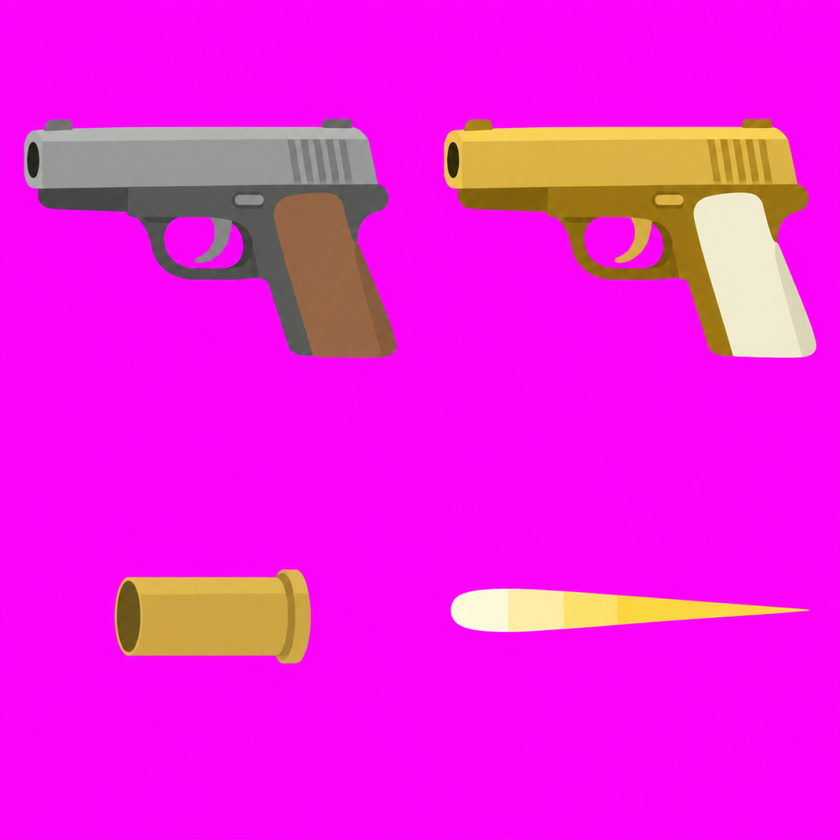
#> input picture UnityResources/Rats/UltGuns/Sheets/ult_guns.png, 840 x 840 px, shrunk from 1024 x 1024 before the run
$ python slice_ultguns.py
#> lines starting #> are read from the running program, lines starting #| are printed output that depends on the picture; after the words box and inside, x2 and y2 are one past the last pixel; in counts of white or black regions, pixels touching at a corner belong together
### Tools/slice_rat_parts.py
"""Codex 쥐 파츠 시트(자홍 배경, 5열: 머리·몸통·꼬리·앞다리·뒷다리 / 한 줄 = 한 종) → 파츠 PNG + pivots.json 갱신
사용: python Tools/slice_rat_parts.py <시트.png> <행수> <종id,종id,...|-> [--props 행번호 이름,이름,...]
  종 id 가 '-' 인 행은 건너뜀. --props 는 그 행을 소품으로 잘라 UnityResources/Rats/NewRats/Props/ 에 저장
관절: 다리 = 윗면 가운데, 꼬리 = 왼쪽 끝, 머리 = 아래쪽 목 단면 가운데, 몸통 부착점 = 기존 쥐들 중앙값.
다리 배율: 앞발·뒷발 발끝이 같은 바닥선에 닿게 (앞발 1 기준)."""
import io, json, os, sys
import numpy as np
from PIL import Image
sys.path.insert(0, os.path.dirname(os.path.abspath(__file__)))

ROOT = os.path.dirname(os.path.dirname(os.path.abspath(__file__)))
RES = os.path.join(ROOT, 'UnityResources', 'Rats')
PARTS = ['head', 'torso', 'tail', 'front', 'back']
ANCHOR = {'neck': [0.069, 0.395], 'tail': [0.944, 0.531], 'shoulder': [0.238, 0.448], 'hip': [0.736, 0.325]}   # 기존 쥐 중앙값


def key_magenta(im):
    a = np.array(im.convert('RGB')).astype(np.int32)
    r, g, b = a[..., 0], a[..., 1], a[..., 2]
    # 자홍(255,0,255)에서 멀수록 불투명. 가장자리는 부드럽게
    dist = np.sqrt((r - 255) ** 2 + g ** 2 + (b - 255) ** 2)
    alpha = np.clip((dist - 60) / 60, 0, 1)
    # 자홍이 섞인 가장자리 색 되돌리기 (탈색)
    k = 1 - alpha
    rgb = a.astype(np.float32)
    rgb[..., 0] = np.clip((rgb[..., 0] - 255 * k) / np.maximum(alpha, 1e-3), 0, 255)
    rgb[..., 2] = np.clip((rgb[..., 2] - 255 * k) / np.maximum(alpha, 1e-3), 0, 255)
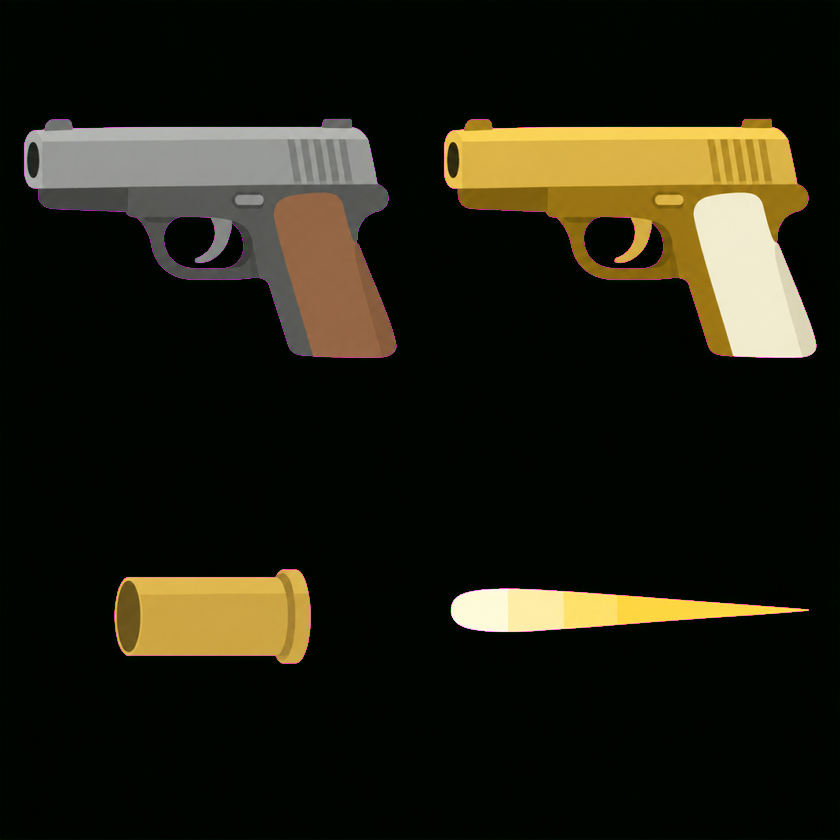
#> rgb: shape (840, 840, 3) float32; mean R, G, B 31.3, 29.9, 17.5
    out = np.dstack([rgb, alpha * 255]).astype(np.uint8)
    out[alpha <= 0.02] = 0
    return Image.fromarray(out, 'RGBA')


def crop(cell, pad=4):
    a = np.array(cell.getchannel('A')) > 20
    ys, xs = np.where(a)
    if len(xs) == 0: return None
    x0, x1, y0, y1 = max(0, xs.min() - pad), min(cell.width, xs.max() + 1 + pad), max(0, ys.min() - pad), min(cell.height, ys.max() + 1 + pad)
    return cell.crop((x0, y0, x1, y1))


# [80 lines left out: functions leg_pivot, tail_pivot, head_pivot, main, not called in this run]


# [2 lines that do not run on import are left out]

### UnityResources/Rats/UltGuns/Sheets/slice_ultguns.py
# 자홍 2×2 시트 → 칸마다 가장 큰 연결 영역만 남겨 자르기 (Tools/slice_rat_parts.key_magenta)
import os, sys, shutil
import numpy as np
from PIL import Image
from scipy import ndimage
sys.path.insert(0, r'C:\Project\NKK_PROJECT\Tools')
from slice_rat_parts import key_magenta, crop

here = os.path.dirname(os.path.abspath(__file__))
out = os.path.dirname(here)
unity = r'C:\Project\NKK_PROJECT\Unity_Making\NKK_Project\Assets\Art\Rats\UltProps'
names = ['ult_pistol', 'ult_pistol_gold', 'ult_shell', 'ult_tracer']
im = key_magenta(Image.open(os.path.join(here, 'ult_guns.png')))
cw, ch = im.width // 2, im.height // 2
#> cw = 420; ch = 420
parts = []
for i, n in enumerate(names):
    cell = im.crop(((i % 2) * cw, (i // 2) * ch, (i % 2 + 1) * cw, (i // 2 + 1) * ch))
    a = np.array(cell)
    lab, k = ndimage.label(a[..., 3] > 20)
    if k > 1:
        sizes = ndimage.sum(np.ones_like(lab), lab, range(1, k + 1))
        keep = 1 + int(np.argmax(sizes))
        a[lab != keep] = 0
        a[(lab == 0) & (a[..., 3] > 0)] = a[(lab == 0) & (a[..., 3] > 0)]
    c = crop(Image.fromarray(a, 'RGBA'))
    p = os.path.join(out, n + '.png'); c.save(p); shutil.copy(p, os.path.join(unity, n + '.png'))
    parts.append(c); print(n, c.size)
#> this loop made 4 passes
#| ult_pistol (381, 247)
#| ult_pistol_gold (381, 248)
#| ult_shell (205, 103)
#| ult_tracer (366, 52)
#> pass 1, `lab, k = ndimage.label(a[..., 3] > 20)`:
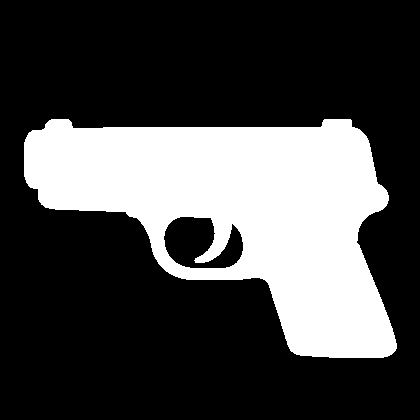
#> lab: shape (420, 420) int32; values 0 (black) and 1 (white), 28.2% white; 1 white region, box (x1, y1, x2, y2) and area: (24, 119, 397, 358) 49765
#> pass 1, `c = crop(Image.fromarray(a, 'RGBA'))`:
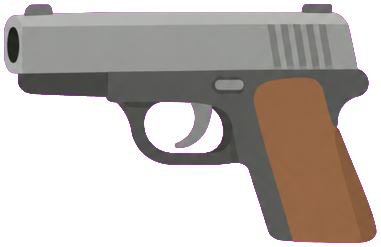
#> c: PIL image 381x247 RGBA; mean R, G, B, A 69.2, 62.3, 57.8, 134.4; transparent parts drawn white
#> after the loop:
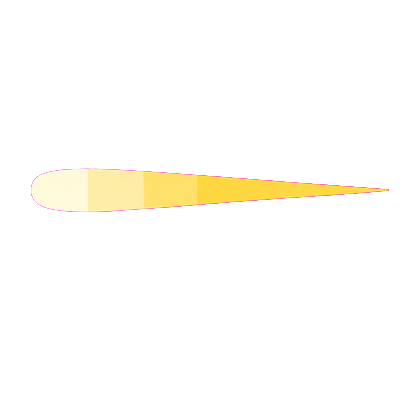
#> a: shape (420, 420, 4); mean R, G, B, A 13.6, 12, 7.4, 13.5; transparent parts drawn white
#> after the loop:
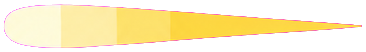
#> c: PIL image 366x52 RGBA; mean R, G, B, A 125.9, 111.3, 68.3, 125.4; transparent parts drawn white
#> after the loop, parts = 4 items
# 미리보기
W = sum(c.width for c in parts) + 20 * (len(parts) + 1); H = max(c.height for c in parts) + 40
#> after `W = sum((c.width for c in parts)) + 20 * (len(parts) + 1)`: W = 1433
#> after `H = max((c.height for c in parts)) + 40`: H = 288
pv = Image.new('RGBA', (W, H), (200, 196, 186, 255)); x = 20
#> after `pv = Image.new('RGBA', (W, H), (200, 196, 186, 255))`:
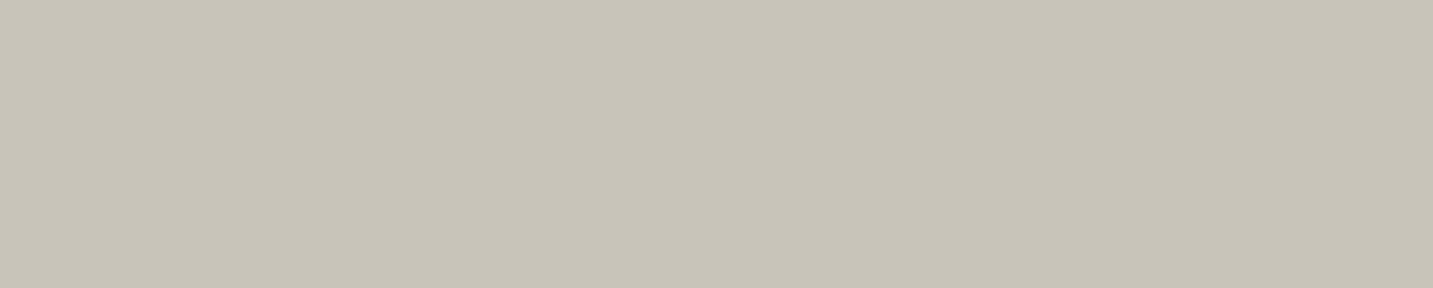
#> pv: PIL image 1433x288 RGBA; mean R, G, B, A 200, 196, 186, 255
for c in parts: pv.alpha_composite(c, (x, 20)); x += c.width + 20
#> this loop made 4 passes
#> x on passes 1 to 4: 421, 822, 1047, 1433
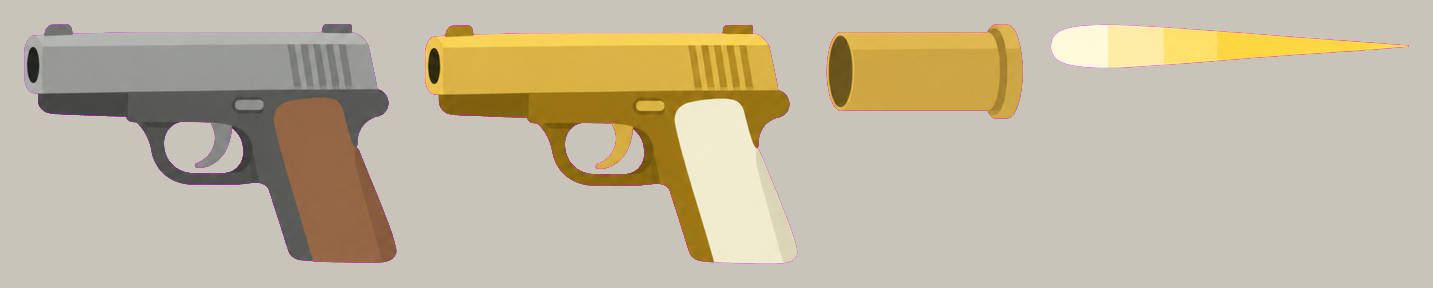
#> pv: PIL image 1433x288 RGBA; mean R, G, B, A 193.1, 182.9, 159.8, 255
#> after the loop, x = 1433
pv.save(os.path.join(out, '_미리보기.png'))
